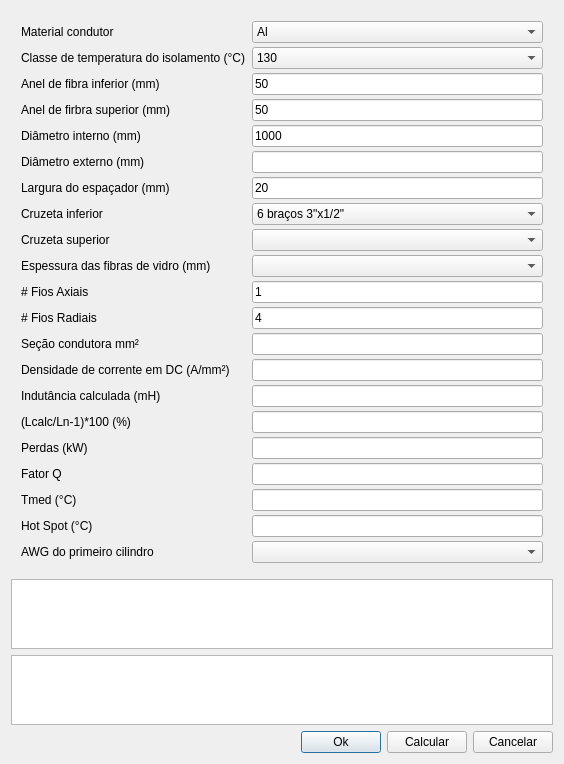
<?xml version="1.0" encoding="UTF-8"?>
<ui version="4.0">
 <class>DialogConstr</class>
 <widget class="QDialog" name="DialogConstr">
  <property name="geometry">
   <rect>
    <x>0</x>
    <y>0</y>
    <width>564</width>
    <height>723</height>
   </rect>
  </property>
  <property name="windowTitle">
   <string>Dados construtivos</string>
  </property>
  <property name="windowIcon">
   <iconset resource="../img/bree.qrc">
    <normaloff>:/bree/ruler.png</normaloff>:/bree/ruler.png</iconset>
  </property>
  <property name="sizeGripEnabled">
   <bool>false</bool>
  </property>
  <property name="modal">
   <bool>true</bool>
  </property>
  <layout class="QVBoxLayout" name="verticalLayout">
   <item>
    <layout class="QFormLayout" name="formLayout">
     <property name="sizeConstraint">
      <enum>QLayout::SetDefaultConstraint</enum>
     </property>
     <property name="formAlignment">
      <set>Qt::AlignLeading|Qt::AlignLeft|Qt::AlignTop</set>
     </property>
     <property name="horizontalSpacing">
      <number>6</number>
     </property>
     <property name="verticalSpacing">
      <number>4</number>
     </property>
     <property name="leftMargin">
      <number>10</number>
     </property>
     <property name="topMargin">
      <number>10</number>
     </property>
     <property name="rightMargin">
      <number>10</number>
     </property>
     <property name="bottomMargin">
      <number>10</number>
     </property>
     <item row="0" column="0">
      <widget class="QLabel" name="normaLabel">
       <property name="text">
        <string>Material condutor</string>
       </property>
      </widget>
     </item>
     <item row="0" column="1">
      <widget class="QComboBox" name="condutorComboBox">
       <item>
        <property name="text">
         <string>Al</string>
        </property>
       </item>
       <item>
        <property name="text">
         <string>Cu</string>
        </property>
       </item>
       <item>
        <property name="text">
         <string>Inox AISI 304</string>
        </property>
       </item>
       <item>
        <property name="text">
         <string>Inox AISI 310</string>
        </property>
       </item>
       <item>
        <property name="text">
         <string>ANSI C57.21 - Reator Shunt</string>
        </property>
       </item>
       <item>
        <property name="text">
         <string>Liga de Al</string>
        </property>
       </item>
      </widget>
     </item>
     <item row="1" column="0">
      <widget class="QLabel" name="label_4">
       <property name="text">
        <string>Classe de temperatura do isolamento (°C)</string>
       </property>
      </widget>
     </item>
     <item row="1" column="1">
      <widget class="QComboBox" name="comboBoxClasse">
       <item>
        <property name="text">
         <string>130</string>
        </property>
       </item>
       <item>
        <property name="text">
         <string>155</string>
        </property>
       </item>
       <item>
        <property name="text">
         <string>180</string>
        </property>
       </item>
      </widget>
     </item>
     <item row="2" column="0">
      <widget class="QLabel" name="frequNciaHzLabel">
       <property name="text">
        <string>Anel de fibra inferior (mm)</string>
       </property>
      </widget>
     </item>
     <item row="2" column="1">
      <widget class="QLineEdit" name="inputAnelInf">
       <property name="inputMask">
        <string/>
       </property>
       <property name="text">
        <string>50</string>
       </property>
       <property name="placeholderText">
        <string>Entre com a frequência industrial</string>
       </property>
      </widget>
     </item>
     <item row="3" column="0">
      <widget class="QLabel" name="tensONominalVLabel">
       <property name="text">
        <string>Anel de firbra superior (mm) </string>
       </property>
      </widget>
     </item>
     <item row="3" column="1">
      <widget class="QLineEdit" name="inputAnelSup">
       <property name="text">
        <string>50</string>
       </property>
      </widget>
     </item>
     <item row="4" column="0">
      <widget class="QLabel" name="nBIKVLabel">
       <property name="text">
        <string>Diâmetro interno (mm)</string>
       </property>
      </widget>
     </item>
     <item row="4" column="1">
      <widget class="QLineEdit" name="inputDi">
       <property name="text">
        <string>1000</string>
       </property>
      </widget>
     </item>
     <item row="5" column="0">
      <widget class="QLabel" name="label_3">
       <property name="text">
        <string>Diâmetro externo (mm)</string>
       </property>
      </widget>
     </item>
     <item row="5" column="1">
      <widget class="QLineEdit" name="inputDs">
       <property name="readOnly">
        <bool>true</bool>
       </property>
      </widget>
     </item>
     <item row="6" column="0">
      <widget class="QLabel" name="altitudeMLabel">
       <property name="text">
        <string>Largura do espaçador (mm)</string>
       </property>
      </widget>
     </item>
     <item row="6" column="1">
      <widget class="QLineEdit" name="inputLargEsp">
       <property name="text">
        <string>20</string>
       </property>
      </widget>
     </item>
     <item row="7" column="0">
      <widget class="QLabel" name="imputVento">
       <property name="text">
        <string>Cruzeta inferior</string>
       </property>
      </widget>
     </item>
     <item row="7" column="1">
      <widget class="QComboBox" name="comboBoxCruzInf">
       <property name="currentIndex">
        <number>4</number>
       </property>
       <item>
        <property name="text">
         <string>6 braços 5&quot;x1/2&quot;</string>
        </property>
       </item>
       <item>
        <property name="text">
         <string>6 braços 4&quot;x1/2&quot;</string>
        </property>
       </item>
       <item>
        <property name="text">
         <string>8 braços 3&quot;x1/2&quot;</string>
        </property>
       </item>
       <item>
        <property name="text">
         <string>6 braços 3&quot;x1/2&quot;</string>
        </property>
       </item>
       <item>
        <property name="text">
         <string>6 braços 3&quot;x1/2&quot;</string>
        </property>
       </item>
       <item>
        <property name="text">
         <string>4 braços 3&quot;x1/2&quot;</string>
        </property>
       </item>
       <item>
        <property name="text">
         <string>3 braços 3&quot;x1/2&quot;</string>
        </property>
       </item>
      </widget>
     </item>
     <item row="8" column="0">
      <widget class="QLabel" name="labelICC">
       <property name="text">
        <string>Cruzeta superior</string>
       </property>
      </widget>
     </item>
     <item row="8" column="1">
      <widget class="QComboBox" name="comboBoxCruzSup"/>
     </item>
     <item row="10" column="0">
      <widget class="QLabel" name="duraOSLabel">
       <property name="text">
        <string># Fios Axiais</string>
       </property>
      </widget>
     </item>
     <item row="10" column="1">
      <widget class="QLineEdit" name="inputAxial">
       <property name="text">
        <string>1</string>
       </property>
      </widget>
     </item>
     <item row="11" column="0">
      <widget class="QLabel" name="iccPicoKALabel">
       <property name="text">
        <string># Fios Radiais</string>
       </property>
      </widget>
     </item>
     <item row="11" column="1">
      <widget class="QLineEdit" name="inputRadial">
       <property name="text">
        <string>4</string>
       </property>
      </widget>
     </item>
     <item row="12" column="0">
      <widget class="QLabel" name="temperaturaAmbienteCLabel">
       <property name="text">
        <string>Seção condutora mm²</string>
       </property>
      </widget>
     </item>
     <item row="12" column="1">
      <widget class="QLineEdit" name="inputSecao">
       <property name="text">
        <string/>
       </property>
       <property name="readOnly">
        <bool>true</bool>
       </property>
      </widget>
     </item>
     <item row="13" column="0">
      <widget class="QLabel" name="temperaturaDeReferNciaCLabel">
       <property name="text">
        <string>Densidade de corrente em DC (A/mm²)</string>
       </property>
      </widget>
     </item>
     <item row="13" column="1">
      <widget class="QLineEdit" name="inputJdc">
       <property name="text">
        <string/>
       </property>
       <property name="readOnly">
        <bool>true</bool>
       </property>
      </widget>
     </item>
     <item row="14" column="0">
      <widget class="QLabel" name="indutNciaNominalMHLabel">
       <property name="text">
        <string>Indutância calculada (mH)</string>
       </property>
      </widget>
     </item>
     <item row="14" column="1">
      <widget class="QLineEdit" name="inputLcalc">
       <property name="readOnly">
        <bool>true</bool>
       </property>
      </widget>
     </item>
     <item row="15" column="0">
      <widget class="QLabel" name="indutNciaAlvoMHLabel">
       <property name="text">
        <string>(Lcalc/Ln-1)*100 (%)</string>
       </property>
      </widget>
     </item>
     <item row="15" column="1">
      <widget class="QLineEdit" name="inputErro">
       <property name="readOnly">
        <bool>true</bool>
       </property>
      </widget>
     </item>
     <item row="16" column="0">
      <widget class="QLabel" name="correnteNominalALabel">
       <property name="text">
        <string>Perdas (kW)</string>
       </property>
      </widget>
     </item>
     <item row="16" column="1">
      <widget class="QLineEdit" name="inputPerdas">
       <property name="readOnly">
        <bool>true</bool>
       </property>
      </widget>
     </item>
     <item row="17" column="0">
      <widget class="QLabel" name="correnteTotalALabel">
       <property name="text">
        <string>Fator Q</string>
       </property>
      </widget>
     </item>
     <item row="17" column="1">
      <widget class="QLineEdit" name="inpuQ">
       <property name="readOnly">
        <bool>true</bool>
       </property>
      </widget>
     </item>
     <item row="18" column="0">
      <widget class="QLabel" name="label">
       <property name="text">
        <string>Tmed (°C)</string>
       </property>
      </widget>
     </item>
     <item row="18" column="1">
      <widget class="QLineEdit" name="InputTmed">
       <property name="text">
        <string/>
       </property>
       <property name="readOnly">
        <bool>true</bool>
       </property>
      </widget>
     </item>
     <item row="19" column="0">
      <widget class="QLabel" name="label_2">
       <property name="text">
        <string>Hot Spot (°C)</string>
       </property>
      </widget>
     </item>
     <item row="19" column="1">
      <widget class="QLineEdit" name="inputHotSpot">
       <property name="text">
        <string/>
       </property>
       <property name="readOnly">
        <bool>true</bool>
       </property>
      </widget>
     </item>
     <item row="20" column="0">
      <widget class="QLabel" name="label_5">
       <property name="text">
        <string>AWG do primeiro cilindro</string>
       </property>
      </widget>
     </item>
     <item row="20" column="1">
      <widget class="QComboBox" name="comboBoxAWG"/>
     </item>
     <item row="9" column="0">
      <widget class="QLabel" name="label_6">
       <property name="text">
        <string>Espessura das fibras de vidro (mm)</string>
       </property>
      </widget>
     </item>
     <item row="9" column="1">
      <widget class="QComboBox" name="comboBoxFibra"/>
     </item>
    </layout>
   </item>
   <item>
    <widget class="QTableView" name="tableViewCil"/>
   </item>
   <item>
    <widget class="QTableView" name="tableViewCam"/>
   </item>
   <item>
    <layout class="QHBoxLayout" name="horizontalLayout">
     <item>
      <spacer name="horizontalSpacer">
       <property name="orientation">
        <enum>Qt::Horizontal</enum>
       </property>
       <property name="sizeHint" stdset="0">
        <size>
         <width>40</width>
         <height>20</height>
        </size>
       </property>
      </spacer>
     </item>
     <item>
      <widget class="QPushButton" name="btn_Ok">
       <property name="text">
        <string>Ok</string>
       </property>
      </widget>
     </item>
     <item>
      <widget class="QPushButton" name="btn_calc">
       <property name="text">
        <string>Calcular</string>
       </property>
      </widget>
     </item>
     <item>
      <widget class="QPushButton" name="btn_cancel">
       <property name="text">
        <string>Cancelar</string>
       </property>
      </widget>
     </item>
    </layout>
   </item>
  </layout>
 </widget>
 <tabstops>
  <tabstop>condutorComboBox</tabstop>
  <tabstop>comboBoxClasse</tabstop>
  <tabstop>inputAnelInf</tabstop>
  <tabstop>inputAnelSup</tabstop>
  <tabstop>inputDi</tabstop>
  <tabstop>inputDs</tabstop>
  <tabstop>inputLargEsp</tabstop>
  <tabstop>comboBoxCruzInf</tabstop>
  <tabstop>comboBoxCruzSup</tabstop>
  <tabstop>comboBoxFibra</tabstop>
  <tabstop>inputAxial</tabstop>
  <tabstop>inputRadial</tabstop>
  <tabstop>inputSecao</tabstop>
  <tabstop>inputJdc</tabstop>
  <tabstop>inputLcalc</tabstop>
  <tabstop>inputErro</tabstop>
  <tabstop>inputPerdas</tabstop>
  <tabstop>inpuQ</tabstop>
  <tabstop>InputTmed</tabstop>
  <tabstop>inputHotSpot</tabstop>
  <tabstop>comboBoxAWG</tabstop>
  <tabstop>tableViewCil</tabstop>
  <tabstop>tableViewCam</tabstop>
  <tabstop>btn_calc</tabstop>
  <tabstop>btn_Ok</tabstop>
  <tabstop>btn_cancel</tabstop>
 </tabstops>
 <resources>
  <include location="../img/bree.qrc"/>
 </resources>
 <connections/>
</ui>
